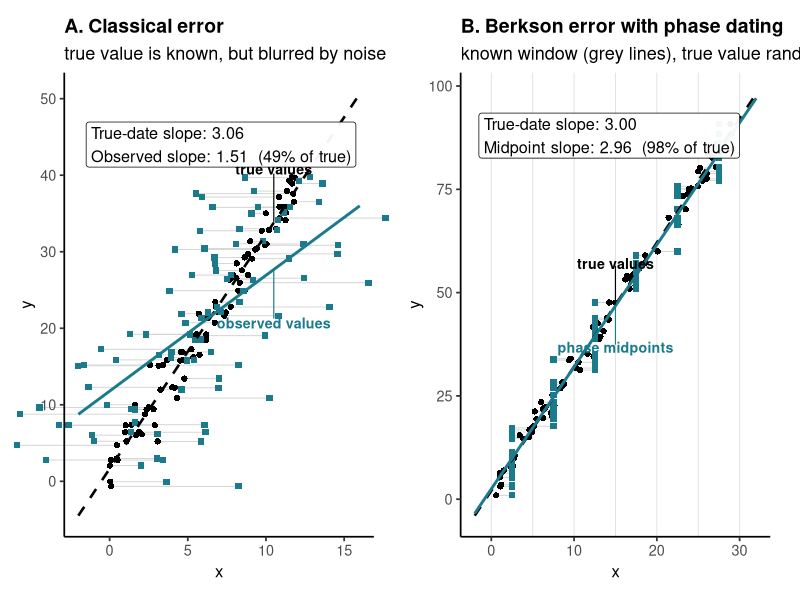

This figure's R source:
# Why does the slope tie between EIV and midpoint (Recovery study, README)?
# Phase-dating error is Berkson error, not classical measurement error, and
# only classical error biases a linear fit. This script simulates both kinds
# side by side to make that concrete: same amount of x-uncertainty in each
# panel, opposite outcome on the fitted slope.
#
# Classical: a known true value is blurred by independent noise (a bad
# ruler). Berkson: a known window is fixed first, and the true value is
# uniform inside it (a phase) -- the setup sim_linear.stan actually assumes.
#
# Each line is a plain best-fit straight line through one of the two point
# clouds (true value vs what you'd actually work with). Rather than relying
# on a legend to say which line is which, each line carries its own label on
# a short leader pointing straight at it -- this has to work even in panel B,
# where the two lines sit almost exactly on top of each other. Teal is used
# deliberately instead of the repo's grey/red EIV-vs-Midpoint palette: this
# is a general illustration of two named error types, not a comparison of
# the two Stan models used elsewhere.
#
# Produces: figures/berkson_vs_classical.png

library(ggplot2)
library(patchwork)

set.seed(42)
N <- 90

true_colour <- "black"
used_colour <- "#1B7A8C"   # teal -- deliberately not the repo's EIV red / Midpoint grey

panel_theme <- theme_classic(base_size = 13) +
  theme(plot.title = element_text(size = 14, face = "bold", hjust = 0),
        plot.margin = margin(8, 16, 8, 8),
        axis.title = element_text(size = 12),
        panel.grid = element_blank(),
        legend.position = "none")

figure_path <- function(name) here::here("Simulations", "Sim_Linear", "figures", name)

# One panel: point cloud (true vs used, joined by thin segments) + two fit
# lines, each labelled directly with a short leader pointing at the line
# itself -- works even when the two lines coincide (panel B), which a
# legend-only approach can't disambiguate on its own.
make_panel <- function(x_true, x_used, y, used_label, xlab, title, subtitle,
                       slope_label, box_x, box_y, x_limits, vlines = NULL,
                       callout_x, label_nudge) {
  fit_true <- lm(y ~ x_true)
  fit_used <- lm(y ~ x_used)
  slope_true <- coef(fit_true)[2]
  slope_used <- coef(fit_used)[2]

  grid_x <- seq(x_limits[1], x_limits[2], length.out = 100)
  line_true <- data.frame(x = grid_x, y = predict(fit_true, data.frame(x_true = grid_x)))
  line_used <- data.frame(x = grid_x, y = predict(fit_used, data.frame(x_used = grid_x)))

  points <- rbind(data.frame(x = x_true, y = y, Type = "true"),
                  data.frame(x = x_used, y = y, Type = "used"))

  # Leader-line callouts: find where each fit sits at callout_x, then offset
  # the label text vertically (opposite directions) so the two never overlap,
  # with a short segment from the label back to the actual point on its line.
  y_true_at <- predict(fit_true, data.frame(x_true = callout_x))
  y_used_at <- predict(fit_used, data.frame(x_used = callout_x))
  label_true_y <- y_true_at + label_nudge
  label_used_y <- y_used_at - label_nudge

  p <- ggplot() +
    { if (!is.null(vlines)) geom_vline(xintercept = vlines, colour = "grey88", linewidth = 0.3) } +
    geom_segment(data = data.frame(x1 = x_true, x2 = x_used, y = y),
                 aes(x = x1, xend = x2, y = y, yend = y),
                 colour = "grey82", linewidth = 0.3) +
    geom_point(data = points[points$Type == "true", ], aes(x, y),
               shape = 16, size = 1.8, colour = true_colour) +
    geom_point(data = points[points$Type == "used", ], aes(x, y),
               shape = 15, size = 1.8, colour = used_colour) +
    geom_line(data = line_true, aes(x, y), linewidth = 0.9, linetype = "dashed",
              colour = true_colour) +
    geom_line(data = line_used, aes(x, y), linewidth = 1, colour = used_colour) +
    # leader segments from the label back to the line
    annotate("segment", x = callout_x, xend = callout_x,
             y = y_true_at, yend = label_true_y - sign(label_nudge) * 0.6,
             colour = true_colour, linewidth = 0.4) +
    annotate("segment", x = callout_x, xend = callout_x,
             y = y_used_at, yend = label_used_y + sign(label_nudge) * 0.6,
             colour = used_colour, linewidth = 0.4) +
    annotate("text", x = callout_x, y = label_true_y, label = "true values",
             colour = true_colour, fontface = "bold", size = 3.6, hjust = 0.5) +
    annotate("text", x = callout_x, y = label_used_y, label = used_label,
             colour = used_colour, fontface = "bold", size = 3.6, hjust = 0.5) +
    annotate("label", x = box_x, y = box_y, hjust = 0,
             fill = "white", alpha = 0.95, size = 4.1,
             label = sprintf(slope_label, slope_true, slope_used,
                             100 * slope_used / slope_true)) +
    coord_cartesian(xlim = x_limits, clip = "off") +
    labs(title = title, subtitle = subtitle, x = xlab, y = "y") +
    panel_theme
  list(plot = p, slope_true = slope_true, slope_used = slope_used)
}

# Classical error: true x is fixed, the observed x is blurred by noise
# unrelated to the true value.
x_true_c <- runif(N, 0, 12)
y_c      <- 2 + 3 * x_true_c + rnorm(N, 0, 2)
x_obs_c  <- x_true_c + rnorm(N, 0, 4)

res_a <- make_panel(
  x_true_c, x_obs_c, y_c, used_label = "observed values", xlab = "x",
  title = "A. Classical error", subtitle = "true value is known, but blurred by noise",
  slope_label = "True-date slope: %.2f\nObserved slope: %.2f  (%.0f%% of true)",
  box_x = -1.5, box_y = 44, x_limits = c(-2, 16),
  callout_x = 10.5, label_nudge = 7)

# Berkson error: a window is fixed first (a phase), and the true x is drawn
# uniformly inside it -- exactly what sim_linear.stan assumes for true_date.
bounds <- seq(0, 30, by = 5)
mid    <- (bounds[-length(bounds)] + bounds[-1]) / 2
win    <- sample(seq_len(6), N, replace = TRUE)
x_true_b <- runif(N, bounds[win], bounds[win + 1])
y_b      <- 2 + 3 * x_true_b + rnorm(N, 0, 2)
x_mid_b  <- mid[win]

res_b <- make_panel(
  x_true_b, x_mid_b, y_b, used_label = "phase midpoints", xlab = "x",
  title = "B. Berkson error with phase dating",
  subtitle = "known window (grey lines), true value random inside it",
  slope_label = "True-date slope: %.2f\nMidpoint slope: %.2f  (%.0f%% of true)",
  box_x = -1.5, box_y = 88, x_limits = c(-2, 32), vlines = bounds,
  callout_x = 15, label_nudge = 10)

final <- res_a$plot | res_b$plot

ggsave(figure_path("berkson_vs_classical.png"), final,
       width = 12.5, height = 5.8, dpi = 300, bg = "white")

cat(sprintf("Classical: true-date slope %.2f, observed slope %.2f (%.0f%% of true)\n",
            res_a$slope_true, res_a$slope_used, 100 * res_a$slope_used / res_a$slope_true))
cat(sprintf("Berkson:   true-date slope %.2f, midpoint slope %.2f (%.0f%% of true)\n",
            res_b$slope_true, res_b$slope_used, 100 * res_b$slope_used / res_b$slope_true))
